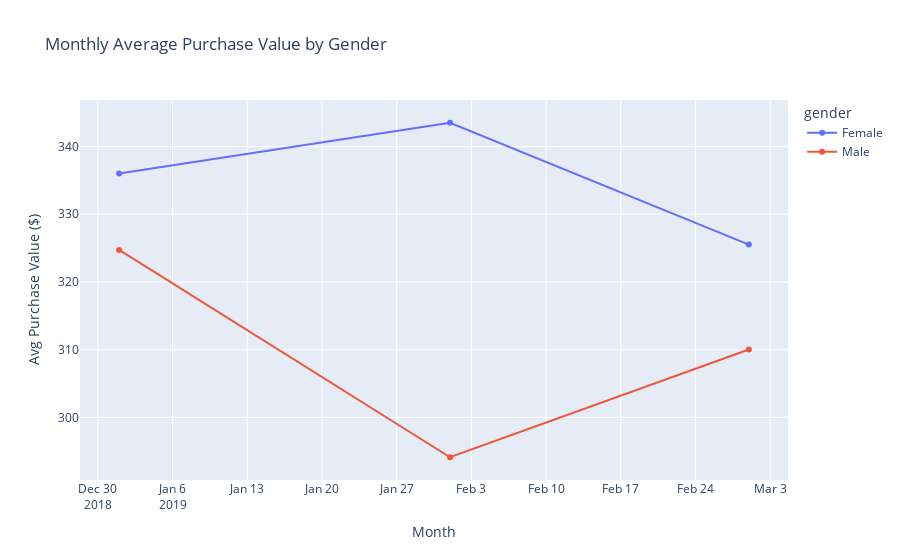

Source (notebook cell):
### Markdown cell above
### Average Spent per Month by Gender

### Code cell
df["month"] = pd.to_datetime(df["datetime"]).dt.to_period("M").astype(str)
monthly_spend = df.groupby(["month", "gender"])["total"].mean().reset_index()

fig = px.line(monthly_spend, 
              x="month", 
              y="total", 
              color="gender", 
              markers=True,
              title="Monthly Average Purchase Value by Gender")
fig.update_layout(xaxis_title="Month", yaxis_title="Avg Purchase Value ($)")
fig.show()

### Figure 1 — Plotly figure (JSON) as saved in the notebook; plotly's stock layout.template omitted (floating-point values rounded to 4 significant figures)
{"data": [{"hovertemplate": "gender=Female<br>month=%{x}<br>total=%{y}<extra></extra>", "legendgroup": "Female", "line": {"color": "#636efa", "dash": "solid"}, "marker": {"symbol": "circle"}, "mode": "lines+markers", "name": "Female", "orientation": "v", "showlegend": true, "type": "scatter", "x": ["2019-01", "2019-02", "2019-03"], "xaxis": "x", "y": [336.0, 343.5, 325.5], "yaxis": "y"}, {"hovertemplate": "gender=Male<br>month=%{x}<br>total=%{y}<extra></extra>", "legendgroup": "Male", "line": {"color": "#EF553B", "dash": "solid"}, "marker": {"symbol": "circle"}, "mode": "lines+markers", "name": "Male", "orientation": "v", "showlegend": true, "type": "scatter", "x": ["2019-01", "2019-02", "2019-03"], "xaxis": "x", "y": [324.7, 294.1, 310.0], "yaxis": "y"}], "layout": {"legend": {"title": {"text": "gender"}, "tracegroupgap": 0}, "title": {"text": "Monthly Average Purchase Value by Gender"}, "xaxis": {"anchor": "y", "domain": [0, 1], "title": {"text": "Month"}}, "yaxis": {"anchor": "x", "domain": [0, 1], "title": {"text": "Avg Purchase Value ($)"}}}}
